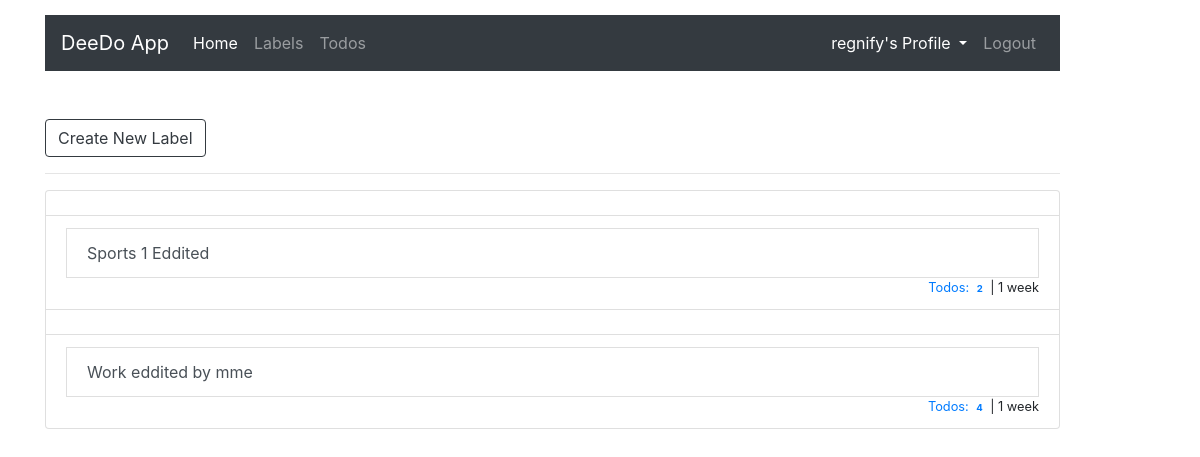
The page /label/ (signed in) on the database its author committed.
### todos/models.py (models this page shows, shortened)
class Label(models.Model):
    title = models.CharField(max_length=100)
    created_on = models.DateTimeField(auto_now_add=True)
    updated_on = models.DateTimeField(auto_now=True)
    status = models.BooleanField(default=1)
    owner = models.ForeignKey(User, on_delete=models.CASCADE, default=1)

### todos/views.py (the view)
# urls.py: path('label/', LabelLists.as_view(), name="todos-label-list"),
class LabelLists(ListView):
    model = Label
    def get_queryset(self):
        return Label.objects.filter(owner=self.request.user)

### templates/todos/label_list.html
{% extends 'base.html' %}
{% block contents %}
       <div class="mt-5">
        <a href="{% url 'todos-label-create' %}" class="btn btn-outline-dark">
             Create New Label
        </a>
        <hr/>
</div>
    {% if object_list %}
    <div>
            <ul class="list-group checked-list-box">
                {% for label in object_list %}
                  <a href="{% url 'todos-label-detail' label.id %}" class="list-group-item list-group-item-action">
                    <li class="list-group-item" data-checked="true">
                        {{label.title}}
                        <small class="float-right">
                            <a href="{% url 'todos-list' %}"> Todos:
                                <span class="badge badge-default">{{label.todo_set.count}}</span>
                            </a>
                            <span>| {{label.updated_on|timesince}}
                        </small>
                    </li>
                    </a>
                {% endfor %}
            </ul>
    {% else %}
        <h5>
            No <b>Todolist</b> Added Yet....
            <a href="{% url 'todos-label-create' %}"> Click me to Add </a>
            New Label to get Started
        </h5>
    {% endif %}
{% endblock contents %}

### templates/nav.html (shortened to what this page needs)
<nav class="navbar navbar-expand-lg navbar-dark bg-dark">
  <a class="navbar-brand" href="{% url 'todos-list' %}">DeeDo App</a>
  <div class="collapse navbar-collapse" id="navbarSupportedContent">
    {% if user.is_authenticated %}
          <ul class="navbar-nav mr-auto">
              <li class="nav-item active">
                <a class="nav-link" href="{% url 'todos-list' %}">Home <span class="sr-only">(current)</span></a>
              </li>
              <li class="nav-item"><a class="nav-link" href="{% url 'todos-label-list' %}">Labels</a></li>
              <li class="nav-item"><a class="nav-link" href="{% url 'todos-list' %}">Todos</a></li>
          </ul>
    {% else %}
        <ul class="navbar-nav mr-auto">
          <li class="nav-item"><a class="nav-link" href="{% url 'account-login' %}">Login</a></li>
          <li class="nav-item"><a class="nav-link" href="{% url 'account-register' %}">Register</a></li>
        </ul>
    {% endif %}
    {% if user.is_authenticated %}
      <ul class="navbar-nav my-2 my-lg-0">
          <li class="nav-item active dropdown">
            <a class="nav-link dropdown-toggle" href="#" id="navbarDropdown" role="button" data-toggle="dropdown" aria-haspopup="true" aria-expanded="false">
             {{user.username}}'s Profile
            </a>
          </li>
         <li class="nav-item ">
              <a class="nav-link" href="{% url 'account-logout' %}">Logout <span class="sr-only">(current)</span></a>
        </li>
    </ul>
    {% endif %}
  </div>
</nav>

### rows shown on the page
Label: title "Sports 1 Eddited", todo_set.count "2", updated_on "1 week"
Label: title "Work eddited by mme", todo_set.count "4", updated_on "1 week"

### other values the page prints
{{ user.username }} "regnify"
